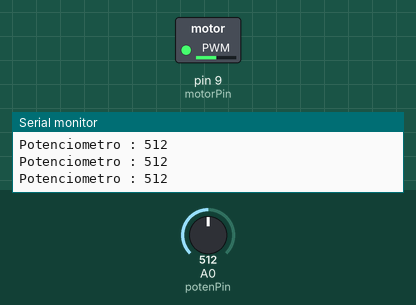
Simulated run of this sketch. Board: Arduino Uno, built with avr-gcc and run on an emulated ATmega328P. Parts: switched loads named in the sketch (green lamp = pin HIGH), the last lines printed to the serial monitor. Inputs (shaded band) come from the test bench; at power-on: A0 (potenPin) = 512.

Above: at 1.2 s.
1.3 s: A0 (potenPin) set to 716
At 1.9 s:
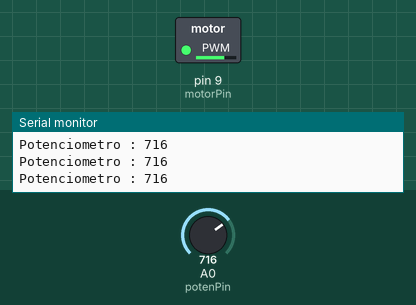
2.8 s: A0 (potenPin) set to 900
At 3.3 s:
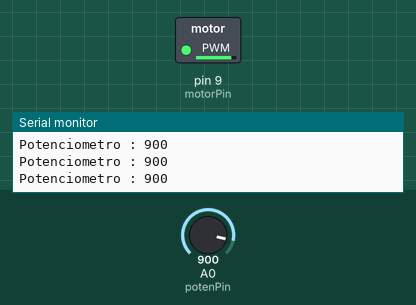
4.3 s: A0 (potenPin) set to 122
At 4.6 s:
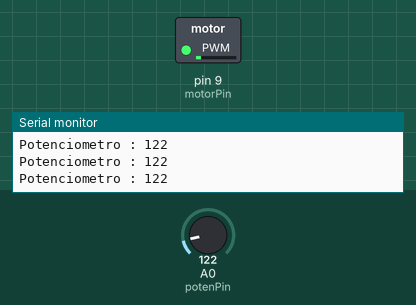
5.8 s: A0 (potenPin) set to 0
At 7.2 s:
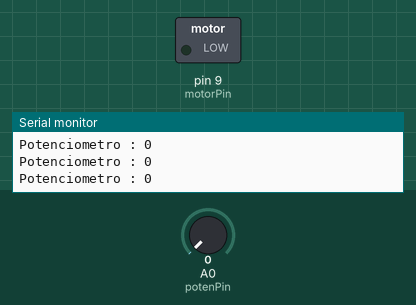
Timing chart, 0 to 8.3 s (numbered marks = the images above; inputs shaded):
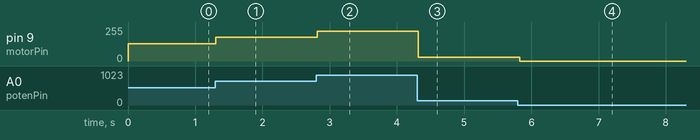

Measured:
- after the input at 1.3 s, pin 9 (motorPin): 128/255 → 179/255 at once
- after the input at 2.8 s, pin 9 (motorPin): 179/255 → 225/255 at once
- after the input at 4.3 s, pin 9 (motorPin): 225/255 → 30/255 at once
- after the input at 5.8 s, pin 9 (motorPin): 30/255 → 0/255 at once

The sketch:

Firmware.ino
```cpp
//Controle de Velocidade do motor CC

#define potenPin A0
#define motorPin 9

int potenValue = 0;

void setup(){
  Serial.begin(9600);
  while(!Serial){}
}

void loop(){
  potenValue = analogRead(potenPin);
  Serial.print("Potenciometro : ");
  Serial.println(potenValue);

  analogWrite(motorPin, potenValue/4);
  delay(100);
}
```
